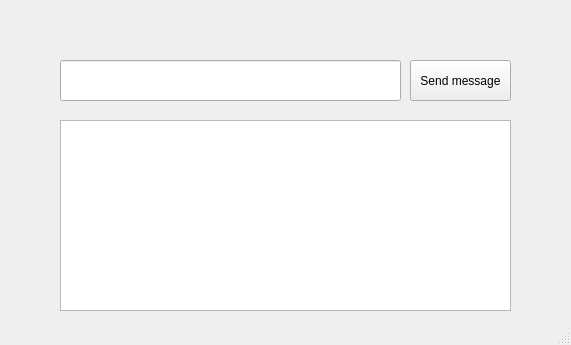
<?xml version="1.0" encoding="UTF-8"?>
<ui version="4.0">
 <class>MainWindow</class>
 <widget class="QMainWindow" name="MainWindow">
  <property name="geometry">
   <rect>
    <x>0</x>
    <y>0</y>
    <width>571</width>
    <height>345</height>
   </rect>
  </property>
  <property name="windowTitle">
   <string>MainWindow</string>
  </property>
  <widget class="QWidget" name="centralwidget">
   <widget class="QLineEdit" name="inputText">
    <property name="geometry">
     <rect>
      <x>60</x>
      <y>60</y>
      <width>341</width>
      <height>41</height>
     </rect>
    </property>
   </widget>
   <widget class="QTextEdit" name="logText">
    <property name="geometry">
     <rect>
      <x>60</x>
      <y>120</y>
      <width>451</width>
      <height>191</height>
     </rect>
    </property>
   </widget>
   <widget class="QPushButton" name="sendButton">
    <property name="geometry">
     <rect>
      <x>410</x>
      <y>60</y>
      <width>101</width>
      <height>41</height>
     </rect>
    </property>
    <property name="text">
     <string>Send message</string>
    </property>
   </widget>
  </widget>
  <widget class="QMenuBar" name="menubar">
   <property name="geometry">
    <rect>
     <x>0</x>
     <y>0</y>
     <width>571</width>
     <height>25</height>
    </rect>
   </property>
  </widget>
  <widget class="QStatusBar" name="statusbar"/>
 </widget>
 <resources/>
 <connections/>
</ui>
